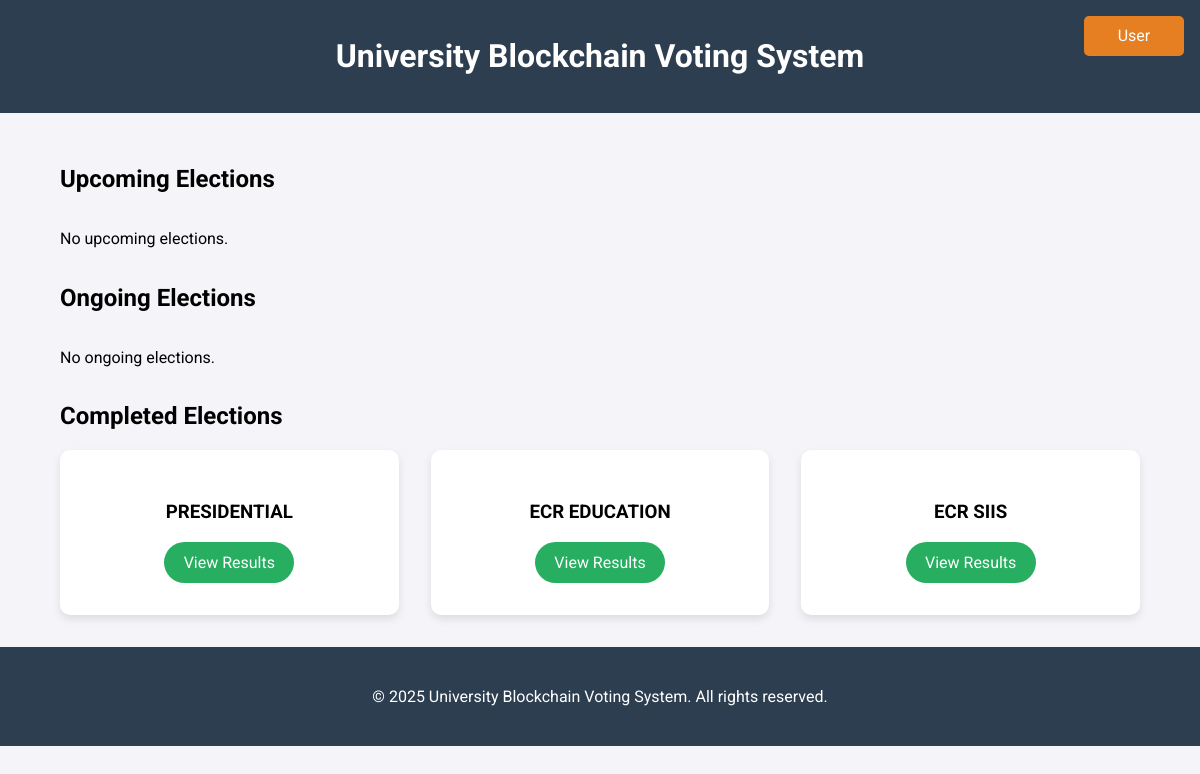
The app's page /elections/, older data.
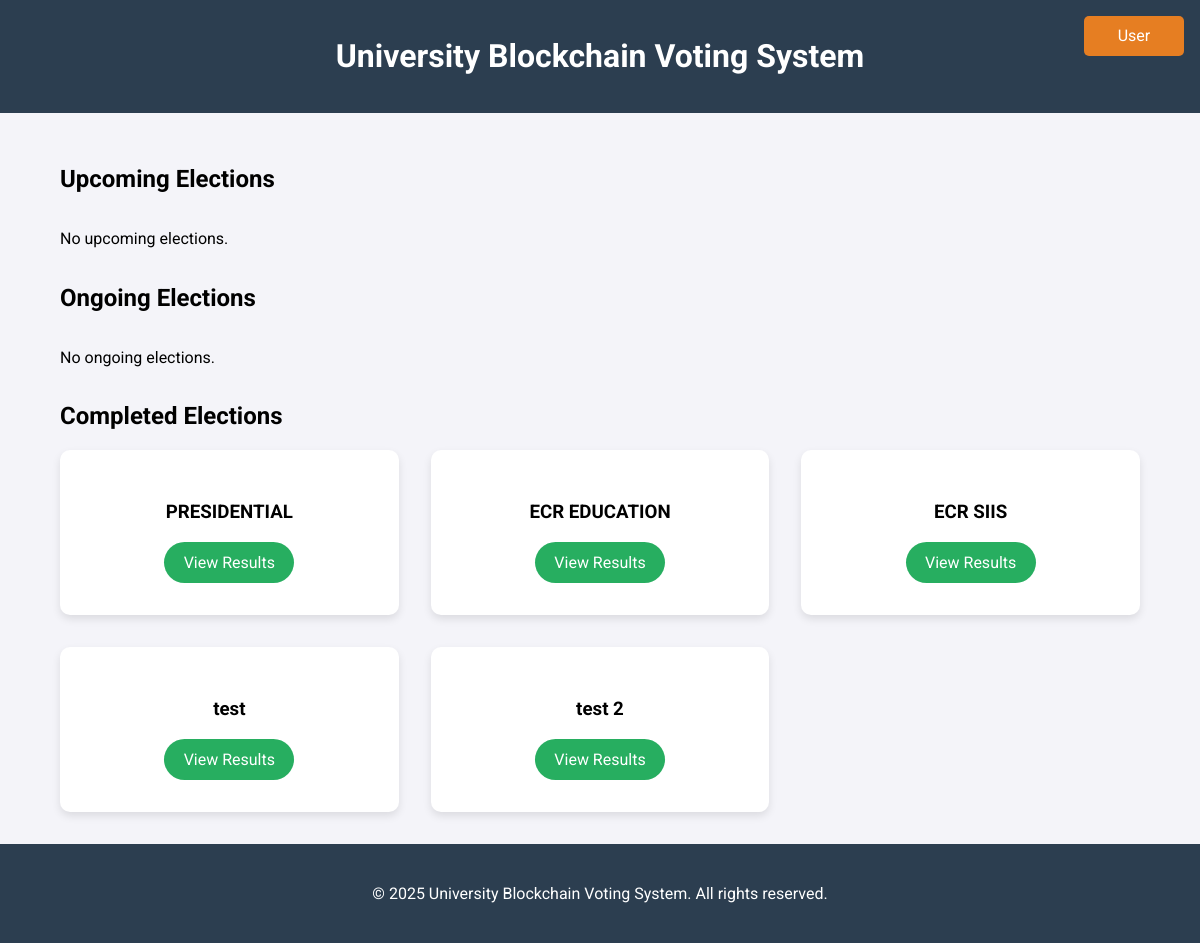
The same page, newer data.
### voting/models.py (models this page shows, shortened)
class ElectionTitle(models.Model):
    title = models.CharField(max_length=255, default='all')
    school = models.ForeignKey(School, on_delete=models.CASCADE)
    department = models.ForeignKey(Department, on_delete=models.CASCADE)
    start_time = models.DateTimeField(null=True, blank=True)  # Allow null values
    end_time = models.DateTimeField(null=True, blank=True)    # Allow null values
    @property
    def status(self):
        now = timezone.now()
        if self.start_time is None or self.end_time is None:
            return "Not Scheduled"
        elif now < self.start_time:
            return "Upcoming"
        elif self.start_time <= now <= self.end_time:
            return "Ongoing"
        else:
            return "Completed"

### voting/views.py (the view)
# urls.py: path("elections/", views.elections, name="elections"),
def elections(request):
    election_titles = ElectionTitle.objects.filter(start_time__isnull=False, end_time__isnull=False)
    upcoming_elections = [election for election in election_titles if election.status == 'Upcoming']
    ongoing_elections = [election for election in election_titles if election.status == 'Ongoing']
    completed_elections = [election for election in election_titles if election.status == 'Completed']
    return render(request, "voting/student/elections.html", {
        "election_titles": ElectionTitle.objects.filter(start_time__isnull=True),  # Only show titles without a timer
        "upcoming_elections": upcoming_elections,
        "ongoing_elections": ongoing_elections,
        "completed_elections": completed_elections,
    })

### voting/templates/voting/student/elections.html (shortened to what this page needs)
<!DOCTYPE html>
<html lang="en">
<head>
</head>
<body>
<header class="navbar">
  <h1>University Blockchain Voting System</h1>
  <div class="profile-dropdown">
    <div class="profile-icon" onclick="toggleDropdown()">User</div>
  </div>
</header>
<div class="container">
  <h2>Upcoming Elections</h2>
  <div class="cards-container">
    {% for election in upcoming_elections %}
    <div class="card">
      <h3>{{ election.title }}</h3>
      <p>Starts: {{ election.start_time }}</p>
      <button class="btn btn-upcoming" disabled>Upcoming</button>
    </div>
    {% empty %}
    <p>No upcoming elections.</p>
    {% endfor %}
  </div>
  <h2>Ongoing Elections</h2>
  <div class="cards-container">
    {% for election in ongoing_elections %}
    <div class="card">
      <h3>{{ election.title }}</h3>
      <a href="{% url 'vote' election.id %}" class="btn btn-ongoing">Vote Now</a>
    </div>
    {% empty %}
    <p>No ongoing elections.</p>
    {% endfor %}
  </div>
  <h2>Completed Elections</h2>
  <div class="cards-container">
    {% for election in completed_elections %}
    <div class="card">
      <h3>{{ election.title }}</h3>
      <a href="{% url 'view_results' election.id %}" class="btn btn-completed">View Results</a>
    </div>
    {% empty %}
    <p>No completed elections.</p>
    {% endfor %}
  </div>
</div>
<footer class="footer">
  <p>&copy; 2025 University Blockchain Voting System. All rights reserved.</p>
</footer>
</body>
</html>

Row changes from the older to the newer data that the page shows:
added ElectionTitle: title "test"
added ElectionTitle: title "test 2"
